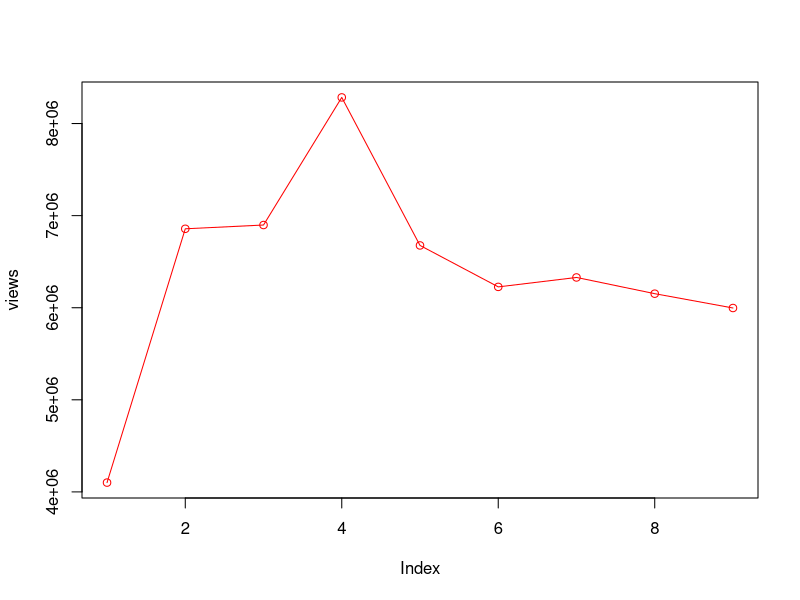

Write the R code that produced this figure.
## ---- chunk 1
views<-c(4101154, 6857229, 6898190, 8283864, 6676405, 6226339, 6328780, 6152526, 5997064)
plot(views, type="o", col="red")
## ---- chunk 2
x_variable <- (6857229.0 - 4101154.0)
